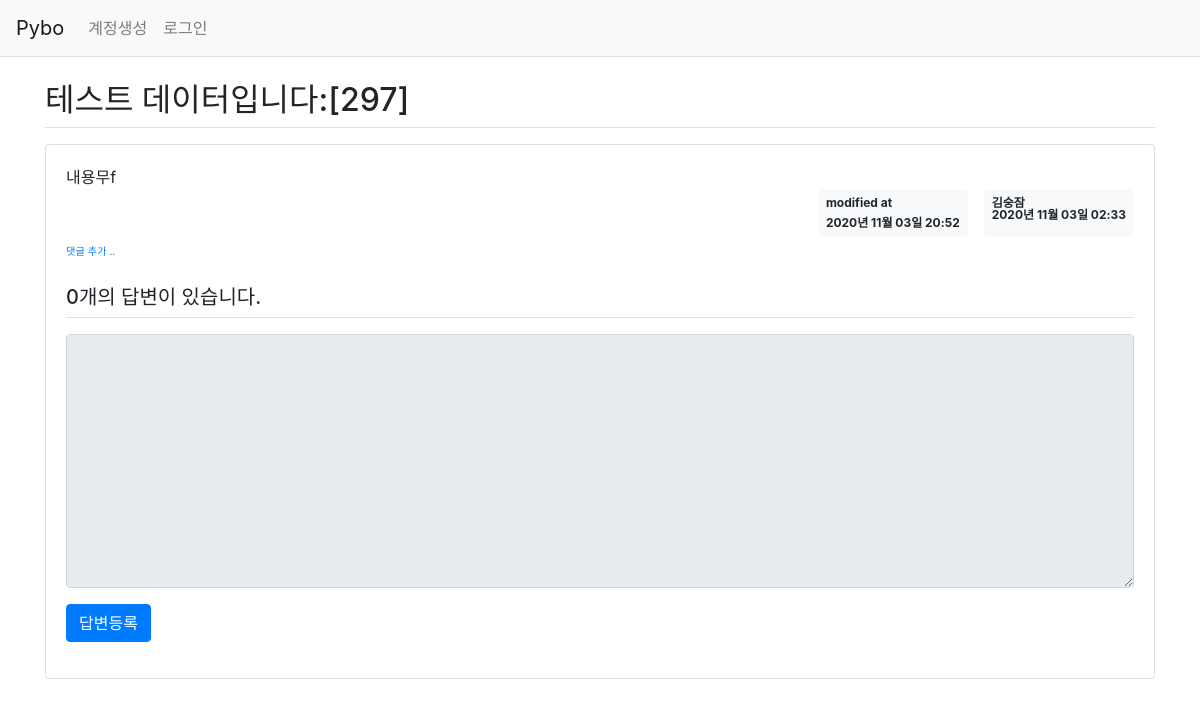
Before: /question/detail/303/ with the older database file.
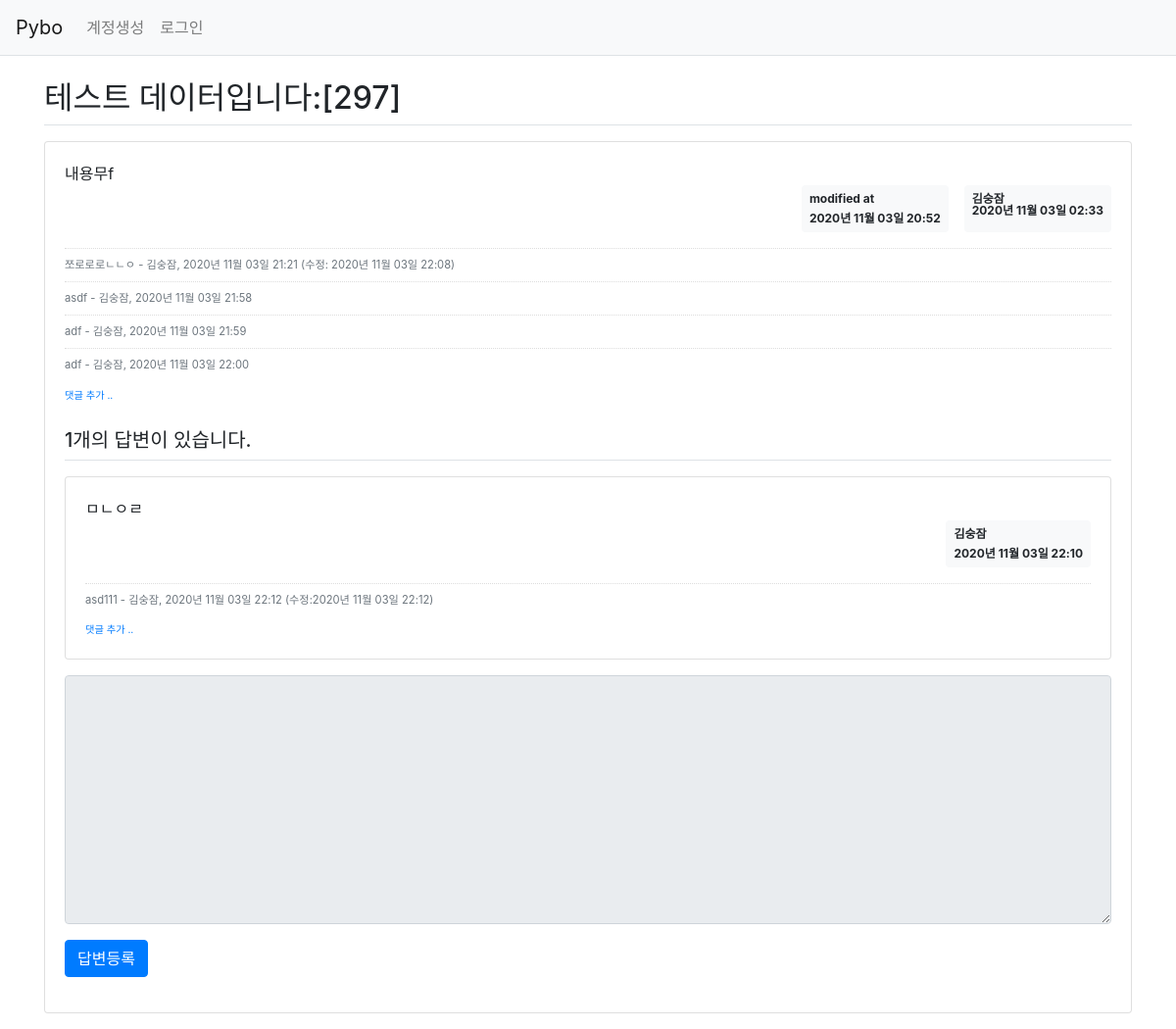
After: the same page with the newer database file.
### pybo/models.py (models this page shows)
class Question(db.Model):
    id = db.Column(db.Integer, primary_key=True)
    subject = db.Column(db.String(200), nullable=False)
    content = db.Column(db.Text(), nullable=False)
    create_date = db.Column(db.DateTime(), nullable=False)
    modify_date = db.Column(db.DateTime(), nullable=True)
    user_id = db.Column(
        db.Integer,
        db.ForeignKey("user.id", ondelete="CASCADE"),
        nullable=False,
    )
    user = db.relationship(
        "User", backref=db.backref("question_set")
    )  # question을 이용해 user를 참조하기 위함

class User(db.Model):
    id = db.Column(db.Integer, primary_key=True)
    username = db.Column(db.String(150), unique=True, nullable=False)
    password = db.Column(db.String(200), nullable=False)
    email = db.Column(db.String(120), unique=True, nullable=False)

class Comment(db.Model):
    id = db.Column(db.Integer, primary_key=True)
    user_id = db.Column(
        db.Integer, db.ForeignKey("user.id", ondelete="CASCADE"), nullable=False
    )
    user = db.relationship("User", backref=db.backref("comment_set"))
    content = db.Column(db.Text(), nullable=False)
    create_date = db.Column(db.DateTime(), nullable=False)
    modify_date = db.Column(db.DateTime())
    question_id = db.Column(
        db.Integer, db.ForeignKey("question.id", ondelete="CASCADE"), nullable=True
    )
    question = db.relationship("Question", backref=db.backref("comment_set"))
    answer_id = db.Column(
        db.Integer, db.ForeignKey("answer.id", ondelete="CASCADE"), nullable=True
    )
    answer = db.relationship("Answer", backref=db.backref("comment_set"))

class Answer(db.Model):
    id = db.Column(db.Integer, primary_key=True)
    question_id = db.Column(
        db.Integer, db.ForeignKey("question.id", ondelete="CASCADE")
    )
    question = db.relationship(
        "Question", backref=db.backref("answer_set")
    )  # backref 속성은 answer.question.subject 와는 반대로 질문에서 답변모델을 참조하기 위해서 사용되는 속성이다. 중요한 기능
    content = db.Column(db.Text(), nullable=False)
    create_date = db.Column(db.DateTime(), nullable=False)
    modify_date = db.Column(db.DateTime(), nullable=True)
    user_id = db.Column(
        db.Integer,
        db.ForeignKey("user.id", ondelete="CASCADE"),
        nullable=False
    )
    user = db.relationship("User", backref=db.backref("answer_set"))

### pybo/views/question_views.py (the view)
@bp.route("/detail/<int:question_id>/")
def detail(question_id):
    form = AnswerForm()
    question = Question.query.get_or_404(question_id)
    return render_template(
        "question/question_detail.html", question=question, form=form
    )

### pybo/forms.py
class AnswerForm(FlaskForm):
    content = TextAreaField("내용", validators=[DataRequired("내용은 필수입력 항목입니다.")])

### pybo/filter.py (called while the page is built)
def format_datetime(value, fmt='%Y년 %m월 %d일 %H:%M'): # fmt가 따로 전달되지 않을 경우 저 값을 디폴트로 쓰겠다는 의미
    return value.strftime(fmt)

### pybo/views/auth_views.py (called while the page is built)
@bp.before_app_request
def load_logged_in_user():
    user_id = session.get("user_id")
    if user_id is None:
        g.user = None
    else:
        g.user = User.query.get(user_id)

### pybo/templates/question/question_detail.html (shortened to what this page needs)
{% extends 'base.html' %}
{% block content %}
<div class="container my-3">
    <h2 class="border-bottom py-2">{{ question.subject }}</h2>
    <div class="card my-3">
        <div class="card-body">
            <div class="card-text" style="white-space: pre-line;">{{ question.content }}</div>
            <div class="d-flex justify-content-end">
                {% if question.modify_date %}
                <div class="badge badge-light p-2 text-left mx-3">
                    <div class="mb-2">modified at </div>
                    <div>{{ question.modify_date|datetime }}</div>
                </div>
                {% endif %}
                <div class="badge badge-light p-2 text-left">
                    <div>{{ question.user.username }}</div>
                    <div>{{ question.create_date|datetime }}</div>
                </div>
            </div>
    {% if question.comment_set|length > 0 %}
    <div class="mt-3">
        {% for comment in question.comment_set %}
        <div class="comment py-2 text-muted">
            <span style="white-space: pre-line;">{{ comment.content }}</span>
            <span>
                - {{ comment.user.username }}, {{ comment.create_date|datetime }}
                {% if comment.modify_date %}
                (수정: {{ comment.modify_date|datetime }})
                {% endif %}
            </span>
        </div>
        {% endfor %}
    </div>
    {% endif %}
    <div>
        <a href=" {{ url_for('comment.create_question', question_id=question.id )}}" class="small"><small>댓글 추가
                ..</small></a>
    </div>
    <h5 class="border-bottom my-3 py-2">{{ question.answer_set|length }}개의 답변이 있습니다.</h5>
    {% for answer in question.answer_set %}
    <div class=" card my-3">
        <div class="card-body">
            <div class="card-text" style="white-space: pre-line;">{{ answer.content }}</div>
            <div class="d-flex justify-content-end">
                <div class="badge badge-light p-2 text-left">
                    <div class="mb-2">{{ answer.user.username }}</div>
                    <div>{{ answer.create_date|datetime}}</div>
                </div>
            </div>
            {% if answer.comment_set|length > 0 %}
            <div class="mt-3">
                {% for comment in answer.comment_set %}
                <div class="comment py-2 text-muted">
                    <span style="white-space: pre-line;">{{ comment.content }}</span>
                    <span>
                        - {{ comment.user.username }}, {{ comment.create_date|datetime }}
                        {% if comment.modify_date %}
                        (수정:{{ comment.modify_date|datetime }})
                        {% endif %}
                    </span>
                </div>
                {% endfor %}
            </div>
            {% endif %}
            <div>
                <a href="{{ url_for('comment.create_answer', answer_id=answer.id) }}" class="small"><small>댓글 추가
                        ..</small></a>
            </div>
        </div>
    </div>
    {% endfor %}
    <form action="{{ url_for('answer.create', question_id=question.id) }}" method="post" class="my-3">
        <div class="form-group">
            <textarea {% if not g.user %}disabled{% endif %} name="content" id="content" class="form-control"
                rows="10"></textarea>
        </div>
        <input type="submit" value="답변등록" class="btn btn-primary">
    </form>
</div>
{% endblock %}

### pybo/templates/base.html (shortened to what this page needs)
<!doctype html>
<html lang="ko">
<head>
    <link rel="stylesheet" href="{{ url_for('static', filename='bootstrap.min.css') }}">
    <link rel="stylesheet" href="{{ url_for('static', filename='style.css') }}">
</head>
<body>
    {% include "navbar.html" %}
    {% block content %}
    {% endblock %}
</body>
</html>

### pybo/templates/navbar.html (shortened to what this page needs)
<nav class="navbar navbar-expand-lg navbar-light bg-light border-bottom">
    <a class="navbar-brand" href="{{ url_for('main.index') }}">Pybo</a>
    <div class="collapse navbar-collapse flex-grow-0" id="navbarNav">
        {% if g.user %}
        <ul class="navbar-nav">
            <li class="nav-item">
                <a class="nav-linkn" href="{{ url_for('auth.logout') }}">{{ g.user.username }} (로그아웃)</a>
            </li>
        </ul>
        {% else %}
        <ul class="navbar-nav">
            <li class="nav-item ">
                <a class="nav-link" href="{{ url_for('auth.signup') }}">계정생성</a>
            </li>
            <li class="nav-item ">
                <a class="nav-link" href="{{ url_for('auth.login') }}">로그인</a>
            </li>
        </ul>
        {% endif %}
    </div>
</nav>

### pybo/static/style.css (style rules this page uses)
.comment { border-top:dotted 1px #ddd; font-size: 0.7em; }

Changed rows visible on the page:
added Comment: content "쪼로로로ㄴㄴㅇ", user.username "김숭잠", create_date "2020년 11월 03일 21:21", modify_date "2020년 11월 03일 22:08", shown under "테스트 데이터입니다:[297]"
added Comment: content "asdf", user.username "김숭잠", create_date "2020년 11월 03일 21:58", shown under "테스트 데이터입니다:[297]"
added Comment: content "adf", user.username "김숭잠", create_date "2020년 11월 03일 21:59", shown under "테스트 데이터입니다:[297]"
added Comment: content "adf", user.username "김숭잠", create_date "2020년 11월 03일 22:00", shown under "테스트 데이터입니다:[297]"
added Answer: content "ㅁㄴㅇㄹ", user.username "김숭잠", create_date "2020년 11월 03일 22:10"
added Comment: content "asd111", user.username "김숭잠", create_date "2020년 11월 03일 22:12", modify_date "2020년 11월 03일 22:12", shown under "ㅁㄴㅇㄹ"
Other visible differences:
{{ question.answer_set|length }}: "0" → "1"
